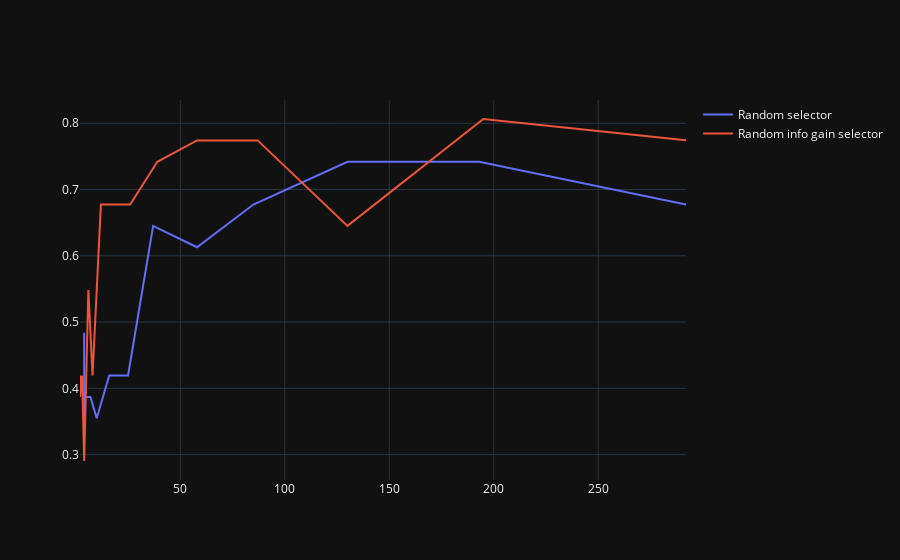

This figure's notebook cell:
### Code cell
import plotly.express as px
import plotly.graph_objects as go

fig = go.Figure()
fig.add_trace(go.Scatter(x=n_mov_r, y=acc_r, mode='lines', name='Random selector'))
fig.add_trace(go.Scatter(x=n_mov_rig, y=acc_rig, mode='lines', name='Random info gain selector'))

fig.show()

### Figure 1 — Plotly figure (JSON) as saved in the notebook; plotly's stock layout.template omitted (floating-point values rounded to 4 significant figures)
{"data": [{"mode": "lines", "name": "Random selector", "type": "scatter", "x": [4, 4, 4, 4, 4, 7, 10, 16, 25, 37, 58, 85, 130, 193, 292], "y": [0.3548, 0.3548, 0.4194, 0.4839, 0.3871, 0.3871, 0.3548, 0.4194, 0.4194, 0.6452, 0.6129, 0.6774, 0.7419, 0.7419, 0.6774]}, {"mode": "lines", "name": "Random info gain selector", "type": "scatter", "x": [2, 2, 3, 4, 6, 8, 12, 18, 26, 39, 58, 87, 130, 195, 292], "y": [0.4194, 0.3871, 0.4194, 0.2903, 0.5484, 0.4194, 0.6774, 0.6774, 0.6774, 0.7419, 0.7742, 0.7742, 0.6452, 0.8065, 0.7742]}], "layout": {}}
